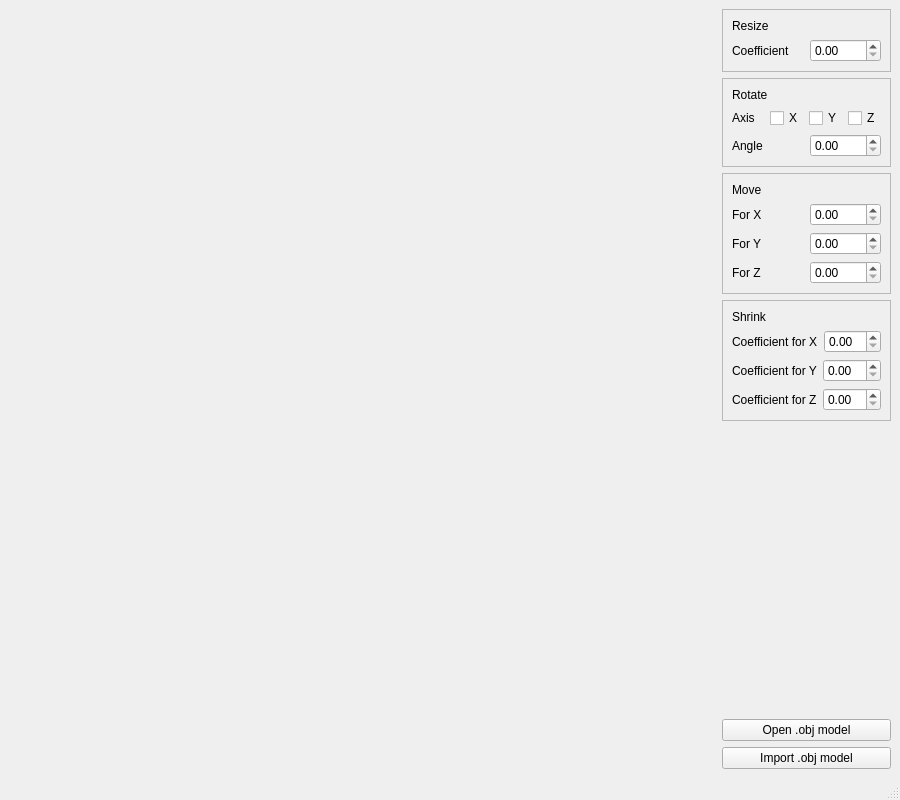
<?xml version="1.0" encoding="UTF-8"?>
<ui version="4.0">
 <class>MainWindow</class>
 <widget class="QMainWindow" name="MainWindow">
  <property name="geometry">
   <rect>
    <x>0</x>
    <y>0</y>
    <width>900</width>
    <height>800</height>
   </rect>
  </property>
  <property name="windowTitle">
   <string>MainWindow</string>
  </property>
  <widget class="QWidget" name="centralwidget">
   <layout class="QVBoxLayout" name="verticalLayout_3">
    <item>
     <layout class="QHBoxLayout" name="horizontalLayout">
      <item>
       <layout class="QVBoxLayout" name="model_layout_wrapper">
        <item>
         <layout class="QVBoxLayout" name="model_layout"/>
        </item>
        <item>
         <spacer name="horizontalSpacer">
          <property name="orientation">
           <enum>Qt::Horizontal</enum>
          </property>
          <property name="sizeHint" stdset="0">
           <size>
            <width>40</width>
            <height>0</height>
           </size>
          </property>
         </spacer>
        </item>
       </layout>
      </item>
      <item>
       <layout class="QVBoxLayout" name="verticalLayout">
        <item>
         <widget class="QFrame" name="frame_4">
          <property name="frameShape">
           <enum>QFrame::StyledPanel</enum>
          </property>
          <property name="frameShadow">
           <enum>QFrame::Raised</enum>
          </property>
          <layout class="QHBoxLayout" name="horizontalLayout_21">
           <item>
            <layout class="QVBoxLayout" name="verticalLayout_2">
             <item>
              <widget class="QLabel" name="label">
               <property name="text">
                <string>Resize</string>
               </property>
              </widget>
             </item>
             <item>
              <layout class="QHBoxLayout" name="horizontalLayout_2">
               <item>
                <widget class="QLabel" name="label_2">
                 <property name="text">
                  <string>Coefficient</string>
                 </property>
                </widget>
               </item>
               <item>
                <widget class="QDoubleSpinBox" name="resize_sb"/>
               </item>
              </layout>
             </item>
            </layout>
           </item>
          </layout>
         </widget>
        </item>
        <item>
         <widget class="QFrame" name="frame">
          <property name="frameShape">
           <enum>QFrame::StyledPanel</enum>
          </property>
          <property name="frameShadow">
           <enum>QFrame::Raised</enum>
          </property>
          <layout class="QHBoxLayout" name="horizontalLayout_15">
           <item>
            <layout class="QVBoxLayout" name="verticalLayout_5">
             <item>
              <widget class="QLabel" name="label_14">
               <property name="text">
                <string>Rotate</string>
               </property>
              </widget>
             </item>
             <item>
              <layout class="QHBoxLayout" name="horizontalLayout_13">
               <item>
                <widget class="QLabel" name="label_16">
                 <property name="text">
                  <string>Axis</string>
                 </property>
                </widget>
               </item>
               <item>
                <layout class="QHBoxLayout" name="horizontalLayout_14">
                 <item>
                  <widget class="QCheckBox" name="checkBox">
                   <property name="text">
                    <string>X</string>
                   </property>
                  </widget>
                 </item>
                 <item>
                  <widget class="QCheckBox" name="checkBox_2">
                   <property name="text">
                    <string>Y</string>
                   </property>
                  </widget>
                 </item>
                 <item>
                  <widget class="QCheckBox" name="checkBox_3">
                   <property name="text">
                    <string>Z</string>
                   </property>
                  </widget>
                 </item>
                </layout>
               </item>
              </layout>
             </item>
             <item>
              <layout class="QHBoxLayout" name="horizontalLayout_12">
               <item>
                <widget class="QLabel" name="label_15">
                 <property name="text">
                  <string>Angle</string>
                 </property>
                </widget>
               </item>
               <item>
                <widget class="QDoubleSpinBox" name="angle_sb"/>
               </item>
              </layout>
             </item>
            </layout>
           </item>
          </layout>
         </widget>
        </item>
        <item>
         <widget class="QFrame" name="frame_2">
          <property name="frameShape">
           <enum>QFrame::StyledPanel</enum>
          </property>
          <property name="frameShadow">
           <enum>QFrame::Raised</enum>
          </property>
          <layout class="QHBoxLayout" name="horizontalLayout_19">
           <item>
            <layout class="QVBoxLayout" name="verticalLayout_6">
             <item>
              <widget class="QLabel" name="label_17">
               <property name="text">
                <string>Move</string>
               </property>
              </widget>
             </item>
             <item>
              <layout class="QHBoxLayout" name="horizontalLayout_16">
               <item>
                <widget class="QLabel" name="label_18">
                 <property name="text">
                  <string>For X</string>
                 </property>
                </widget>
               </item>
               <item>
                <widget class="QDoubleSpinBox" name="move_x_sb_2"/>
               </item>
              </layout>
             </item>
             <item>
              <layout class="QHBoxLayout" name="horizontalLayout_17">
               <item>
                <widget class="QLabel" name="label_19">
                 <property name="text">
                  <string>For Y</string>
                 </property>
                </widget>
               </item>
               <item>
                <widget class="QDoubleSpinBox" name="move_y_sb_2"/>
               </item>
              </layout>
             </item>
             <item>
              <layout class="QHBoxLayout" name="horizontalLayout_18">
               <item>
                <widget class="QLabel" name="label_20">
                 <property name="text">
                  <string>For Z</string>
                 </property>
                </widget>
               </item>
               <item>
                <widget class="QDoubleSpinBox" name="move_z_sb_2"/>
               </item>
              </layout>
             </item>
            </layout>
           </item>
          </layout>
         </widget>
        </item>
        <item>
         <widget class="QFrame" name="frame_3">
          <property name="frameShape">
           <enum>QFrame::StyledPanel</enum>
          </property>
          <property name="frameShadow">
           <enum>QFrame::Raised</enum>
          </property>
          <layout class="QHBoxLayout" name="horizontalLayout_20">
           <item>
            <layout class="QVBoxLayout" name="verticalLayout_4">
             <item>
              <widget class="QLabel" name="label_10">
               <property name="text">
                <string>Shrink</string>
               </property>
              </widget>
             </item>
             <item>
              <layout class="QHBoxLayout" name="horizontalLayout_9">
               <item>
                <widget class="QLabel" name="label_11">
                 <property name="text">
                  <string>Coefficient for X</string>
                 </property>
                </widget>
               </item>
               <item>
                <widget class="QDoubleSpinBox" name="resize_x_sb"/>
               </item>
              </layout>
             </item>
             <item>
              <layout class="QHBoxLayout" name="horizontalLayout_10">
               <item>
                <widget class="QLabel" name="label_12">
                 <property name="text">
                  <string>Coefficient for Y</string>
                 </property>
                </widget>
               </item>
               <item>
                <widget class="QDoubleSpinBox" name="resize_y_sb"/>
               </item>
              </layout>
             </item>
             <item>
              <layout class="QHBoxLayout" name="horizontalLayout_11">
               <item>
                <widget class="QLabel" name="label_13">
                 <property name="text">
                  <string>Coefficient for Z</string>
                 </property>
                </widget>
               </item>
               <item>
                <widget class="QDoubleSpinBox" name="resize_z_sb"/>
               </item>
              </layout>
             </item>
            </layout>
           </item>
          </layout>
         </widget>
        </item>
        <item>
         <spacer name="verticalSpacer">
          <property name="orientation">
           <enum>Qt::Vertical</enum>
          </property>
          <property name="sizeHint" stdset="0">
           <size>
            <width>20</width>
            <height>40</height>
           </size>
          </property>
         </spacer>
        </item>
        <item>
         <widget class="QPushButton" name="openFile">
          <property name="text">
           <string>Open .obj model</string>
          </property>
         </widget>
        </item>
        <item>
         <widget class="QPushButton" name="pushButton">
          <property name="text">
           <string>Import .obj model</string>
          </property>
         </widget>
        </item>
       </layout>
      </item>
     </layout>
    </item>
   </layout>
  </widget>
  <widget class="QMenuBar" name="menubar">
   <property name="geometry">
    <rect>
     <x>0</x>
     <y>0</y>
     <width>1832</width>
     <height>34</height>
    </rect>
   </property>
  </widget>
  <widget class="QStatusBar" name="statusbar"/>
 </widget>
 <resources/>
 <connections/>
</ui>
